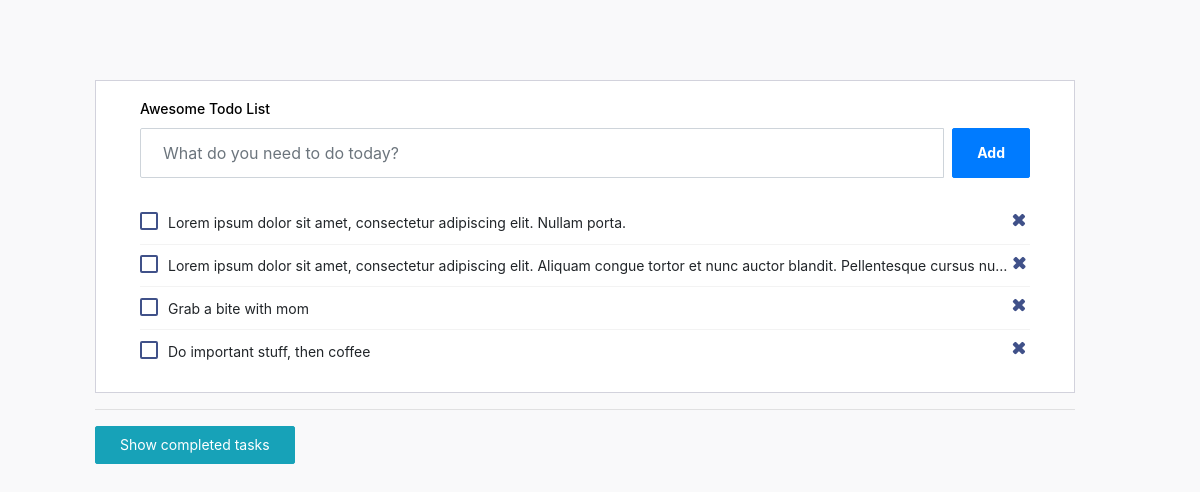
/todo.php, run on the app's committed database.
### tables this page shows
CREATE TABLE `list` (
  `id` int(255) NOT NULL,
  `todo` varchar(255) NOT NULL,
  `completed` int(2) NOT NULL DEFAULT '0'
);

### todo.php (the view, shortened to what this page needs)
<!doctype html>
<html>
<head>
    <?php include_once("./cfg.php"); ?>
    <link href='https://maxcdn.bootstrapcdn.com/bootstrap/4.0.0/css/bootstrap.min.css' rel='stylesheet'>
    <link href='https://cdnjs.cloudflare.com/ajax/libs/font-awesome/4.0.3/css/font-awesome.css' rel='stylesheet'>
    <link rel="stylesheet" href="style.css">
</head>
    <body oncontextmenu='return false' class='snippet-body'>
    <div class="page-content page-container" id="page-content">
    <div class="padding">
        <div class="row container d-flex justify-content-center">
            <div class="col-md-12">
                <div class="card px-3">
                    <div class="card-body">
                        <h4 class="card-title">Awesome Todo list</h4>
                        <form action="add.php" method="post">
                        <div class="add-items d-flex"> <input type="text"  class="form-control todo-list-input" name="todo_text" placeholder="What do you need to do today?">
                        <button class="add btn btn-primary font-weight-bold todo-list-add-btn">Add</button></form> </div>
                        <div class="list-wrapper">
                            <ul class="d-flex flex-column-reverse todo-list">
                            <?php $result = mysqli_query($con,"SELECT * FROM list"); ?>
                            <?php while($row = mysqli_fetch_array($result))
                            {
                             if($row['completed'] == 0){
                                    echo "<li>";
                                    echo "<div class='form-check'>";
                                    echo "<label class='form-check-label'>";
                                    echo $row['todo'];
                                    echo "<i class='input-helper'></i></label></div>";
                                    echo "<a href='complete.php?id=". $row['id'] ."'class='remove mdi mdi-close-circle-outline' title='Finish task!'></i></a>";
                                    echo "</li>";
                                }
                            } ?>
                            </ul>
                        </div>
                    </div>
                </div>
                <hr>
            </div>
            <div class="container">
            <button type="button" class="btn btn-info" data-toggle="collapse" data-target="#demo">Show completed tasks</button>
            </div>
        </div>
    </div>
</body>
</html>

### style.css (style rules this page uses)
body { background-color: #f9f9fa }
.padding { padding: 5rem }
.card { box-shadow: none; -webkit-box-shadow: none; -moz-box-shadow: none; -ms-box-shadow: none }
.pl-3, .px-3 { padding-left: 1rem !important }
.card { position: relative; display: flex; flex-direction: column; min-width: 0; word-wrap: break-word; background-color: #fff; background-clip: border-box; border: 1px solid #d2d2dc; border-radius: 0 }
.pr-3, .px-3 { padding-right: 1rem !important }
.card .card-body { padding: 1.25rem 1.75rem }
.card-body { flex: 1 1 auto; padding: 1.25rem }
.card .card-title { color: #000000; margin-bottom: 0.625rem; text-transform: capitalize; font-size: 0.875rem; font-weight: 500 }
.add-items { margin-bottom: 1.5rem; overflow: hidden }
.d-flex { display: flex !important }
.add-items input[type="text"] { border-top-right-radius: 0; border-bottom-right-radius: 0; width: 100%; background: transparent }
.form-control { border: 1px solid #f3f3f3; font-weight: 400; font-size: 0.875rem }
.form-control { display: block; width: 100%; padding: 0.875rem 1.375rem; font-size: 1rem; line-height: 1; color: #495057; background-color: #ffffff; background-clip: padding-box; border: 1px solid #ced4da; border-radius: 2px; transition: border-color 0.15s ease-in-out, box-shadow 0.15s ease-in-out }
.add-items .btn { margin-left: .5rem }
.btn { font-size: 0.875rem; line-height: 1; font-weight: 400; padding: .7rem 1.5rem; border-radius: 0.1275rem }
.list-wrapper { height: 100%; max-height: 100% }
.add-items .btn, .add-items .fc button, .fc .add-items button, .add-items .ajax-upload-dragdrop .ajax-file-upload, .ajax-upload-dragdrop .add-items .ajax-file-upload, .add-items .swal2-modal .swal2-buttonswrapper .swal2-styled, .swal2-modal .swal2-buttonswrapper .add-items .swal2-styled, .add-items .wizard>.actions a, .wizard>.actions .add-items a { margin-left: .5rem }
.list-wrapper ul { padding: 0; text-align: left; list-style: none; margin-bottom: 0 }
.list-wrapper ul li { font-size: .9375rem; padding: .4rem 0; border-bottom: 1px solid #f3f3f3 }
.list-wrapper ul li:first-child { border-bottom: none }
.list-wrapper ul li .form-check { max-width: 90%; margin-top: .25rem; margin-bottom: .25rem }
.list-wrapper .remove { cursor: pointer; font-size: 1.438rem; font-weight: 600; width: 1.25rem; height: 1.25rem; line-height: 20px; text-align: center }
.list-wrapper ul li .form-check, .list-wrapper ul li .form-check .form-check-label, .email-wrapper .mail-sidebar .menu-bar .profile-list-item a .user .u-name, .email-wrapper .mail-sidebar .menu-bar .profile-list-item a .user .u-designation, .email-wrapper .mail-list-container .mail-list .content .sender-name, .email-wrapper .message-body .attachments-sections ul li .details p.file-name, .settings-panel .chat-list .list .info p { text-overflow: ellipsis; overflow: hidden; max-width: 100%; white-space: nowrap }
.form-check { position: relative; display: block; margin-top: 10px; margin-bottom: 10px; padding-left: 0 }
.form-check .form-check-label { min-height: 18px; display: block; margin-left: 1.75rem; font-size: 0.875rem; line-height: 1.5 }
.form-check-label { margin-bottom: 0 }
.ml-auto, .list-wrapper .remove, .mx-auto { margin-left: auto !important }
.mdi-close-circle-outline:before { content: "\F15A" }
.mdi:before { font-family: FontAwesome; content: "\f00d"; display: inline-block; padding-right: 3px; vertical-align: middle; font-size: .756em; color: #405189 }
.flex-column-reverse { flex-direction: column-reverse !important }
.d-flex, .loader-demo-box, .distribution-chart-legend .distribution-chart, .distribution-chart-legend .distribution-chart .item, .list-wrapper ul li, .email-wrapper .mail-sidebar .menu-bar .profile-list-item a, .email-wrapper .mail-sidebar .menu-bar .profile-list-item a .user, .email-wrapper .mail-list-container .mail-list .details, .email-wrapper .message-body .attachments-sections ul li .thumb, .email-wrapper .message-body .attachments-sections ul li .details .buttons, .lightGallery .image-tile .demo-gallery-poster, .swal2-modal, .navbar .navbar-menu-wrapper .navbar-nav, .navbar .navbar-menu-wrapper .navbar-nav .nav-item.nav-profile, .navbar .navbar-menu-wrapper .navbar-nav .nav-item.dropdown .navbar-dropdown .dropdown-item { display: flex !important }

### data on the page
list: todo "Do important stuff, then coffee"
list: todo "Grab a bite with mom"
list: todo "Lorem ipsum dolor sit amet, consectetur adipiscing elit. Aliquam congue tortor et nunc auctor blandit. Pellentesque cursus nu…"
list: todo "Lorem ipsum dolor sit amet, consectetur adipiscing elit. Nullam porta."
